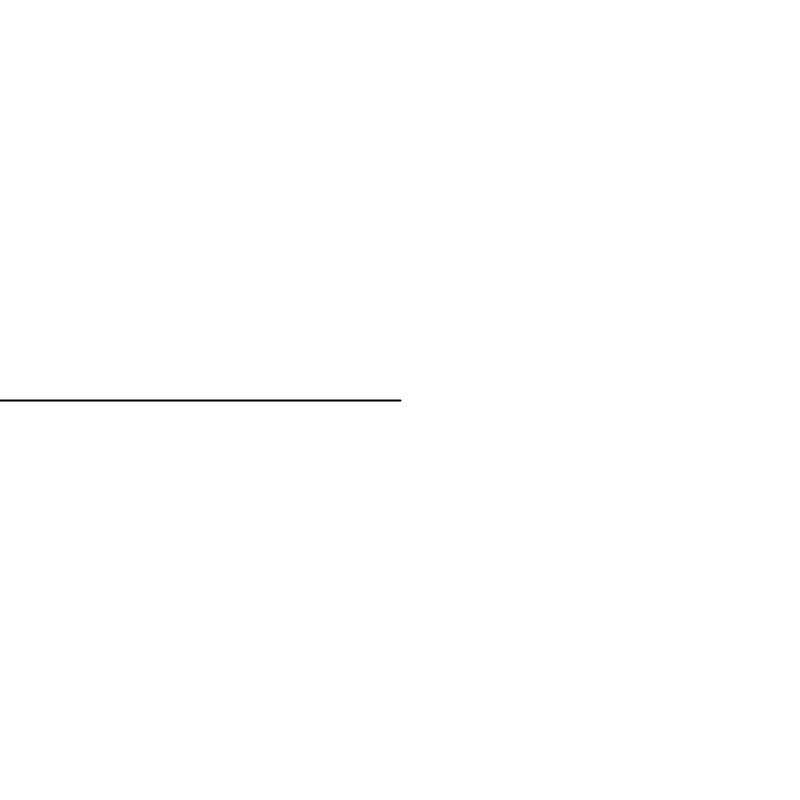
Frame 1 (no input)
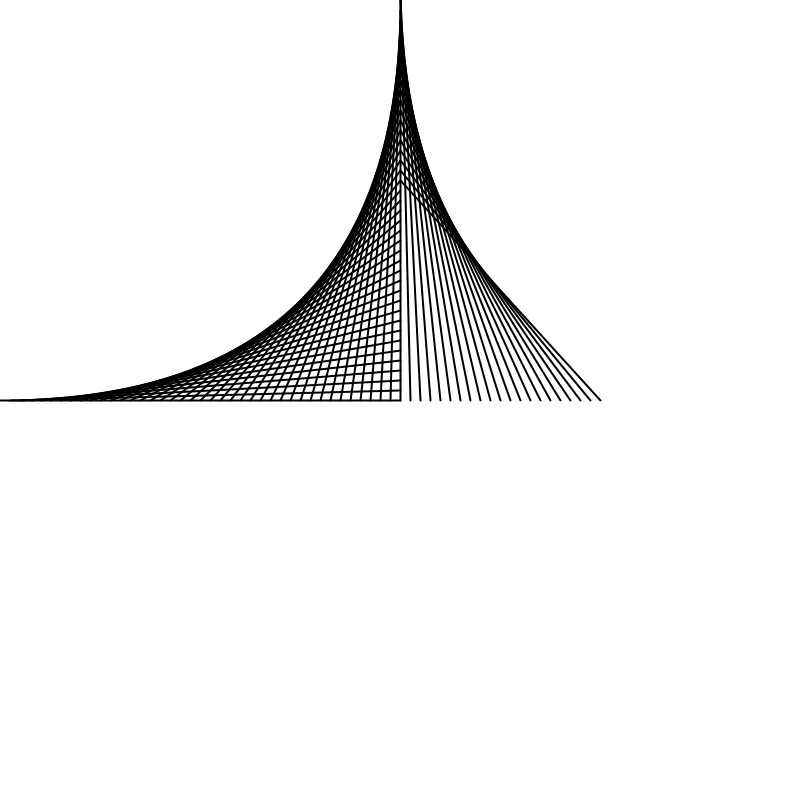
Frame 60 (the mouse pressed at the canvas centre just before this capture)
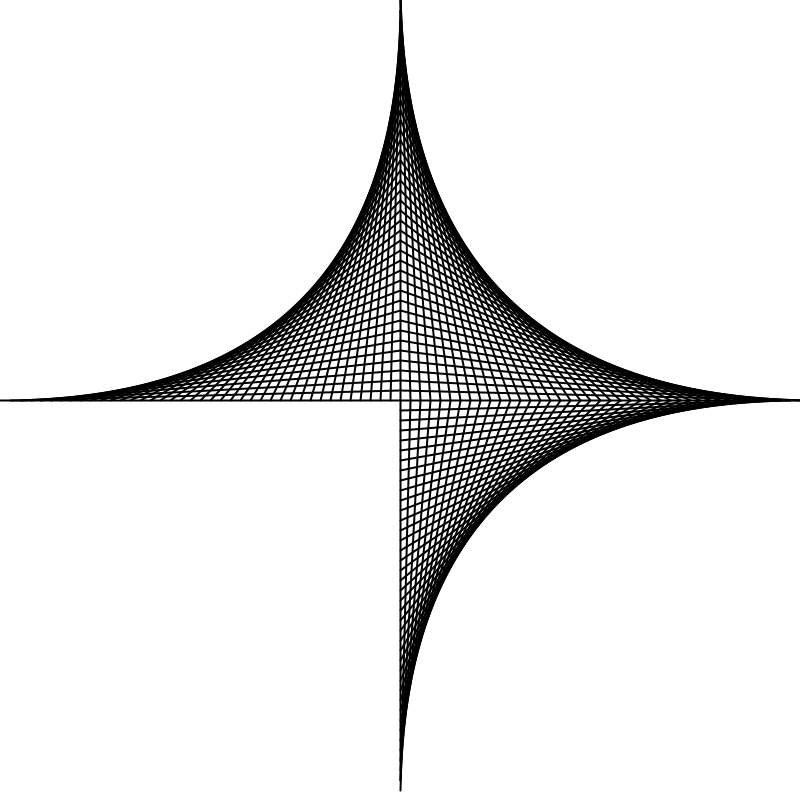
Frame 120 (the mouse held since frame 60 and released just before this capture)

The Processing sketch that drew these frames (run headless with seeded random() and noise(); from frame 60 on, the mouse is pressed at the canvas centre):

// Processing sketch: processing_64303
// ── processing_64303.pde

float a = 0;
float b = 400;
float z = 0;
float n = 0;

void setup()
{
  size(800,800);
  background(255);
  strokeWeight(2);
  stroke(n);
  
}

void draw()
{
  if (z <= 400)
  {
    line(a,400,400,b);
    a += 10;
    b -= 10;
    z += 10;
  }
  
  if ((z > 400) && (z <= 800))
  {
    line(a,400,400,b);
    a += 10;
    b += 10;
    z += 10;
  }
  
  if ((z > 800) && (z <= 1200))
  {
    line(a,400,400,b);
    a -= 10;
    b += 10;
    z += 10;
  }
  
  if ((z > 1200) && (z <= 1600))
  {
    line(a,400,400,b);
    a -= 10;
    b -= 10;
    z += 10;
  }
  
  if (z == 1600)
  {
    n += 10;
    stroke(n);
    background(255);
    a = 0;
    b = 400;
    z = 0;
  }
}
